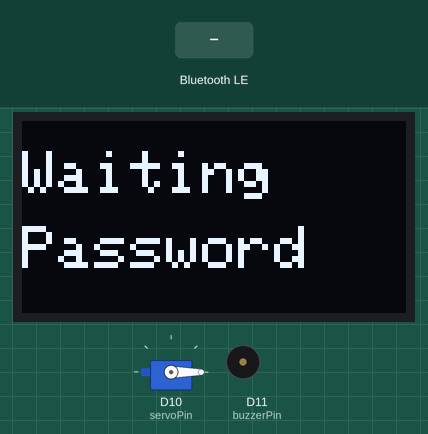
Recording of a sketch running on a simulated Arduino Nano 33 IoT. Parts: 128×64 one-colour display, servo, buzzer (waves = sounding). The test bench sets the inputs (shaded band). Nothing arrives over Bluetooth unless stated; a phone connects over Bluetooth LE 3 s after start; what the sketch prints to the serial monitor is not drawn.

Above: at 2.1 s.
At 5.7 s:
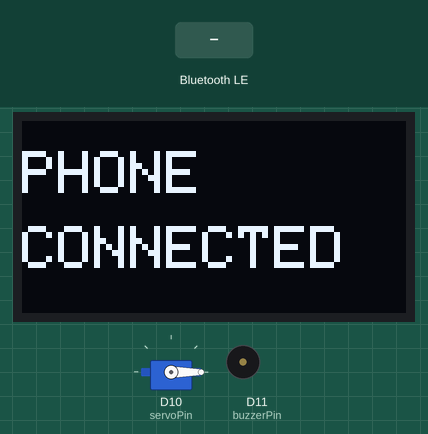
5.8 s: Bluetooth LE write "1" received
At 7.5 s:
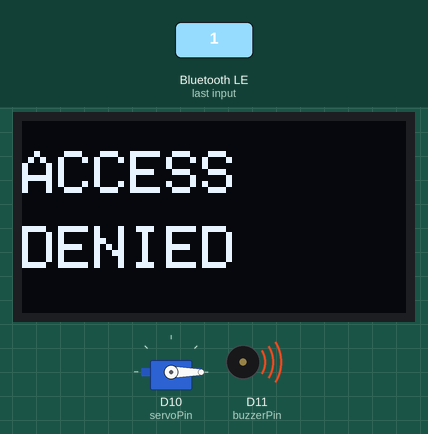
8.8 s: Bluetooth LE write "0" received
At 15.0 s:
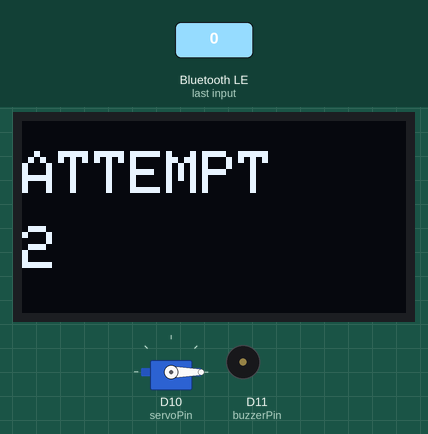
Timing chart, 0 to 16.5 s (numbered marks = the images above; inputs shaded):
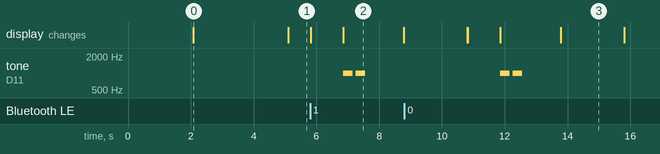

Measured:
- after the input at 5.8 s, tone on D11 (buzzerPin): alternates 1000 Hz for 0.30 s and silent for 0.10 s, 4 changes in all, then stays silent, starting after 1.1 s; the display: first changes at once (image 2 shows a later state)
- after the input at 8.8 s, tone on D11 (buzzerPin): alternates 1000 Hz for 0.30 s and silent for 0.10 s, 4 changes in all, then stays silent, starting after 3.1 s; the display: first differs from a run without the input after 2.0 s (image 3 shows a later state)
- what the display in image 0 shows lasts 3.0 s, from 2.1 s to 5.1 s
- what the display in image 2 shows lasts 1.9 s, from 6.9 s to 8.8 s

The sketch:

doorlock.ino
```cpp
#include <ArduinoBLE.h>
#include <Servo.h>

#include <Wire.h>
#include <Adafruit_GFX.h>
#include <Adafruit_SSD1306.h>

#define SCREEN_WIDTH 128
#define SCREEN_HEIGHT 64

Adafruit_SSD1306 display(
  SCREEN_WIDTH,
  SCREEN_HEIGHT,
  &Wire,
  -1
);

Servo lockServo;

// BLE
BLEService lockService("180A");
BLEStringCharacteristic passwordChar("2A57", BLEWrite, 20);

// Password
String password = "1234";

// Pins
const int servoPin = 10;
const int buzzerPin = 11;

// Security
int wrongAttempts = 0;
bool systemLocked = false;

unsigned long lockStartTime = 0;
const unsigned long lockDuration = 30000; // 30 sec

// --------------------------------
// OLED Message Function
// --------------------------------
void showMessage(String line1, String line2)
{
  display.clearDisplay();

  display.setTextSize(2);
  display.setTextColor(SSD1306_WHITE);

  display.setCursor(0,10);
  display.println(line1);

  display.setCursor(0,35);
  display.println(line2);

  display.display();
}

// --------------------------------
// Setup
// --------------------------------
void setup()
{
  Serial.begin(9600);

  // OLED
  if(!display.begin(SSD1306_SWITCHCAPVCC, 0x3C))
  {
    while(true);
  }

  showMessage("DOOR", "LOCK");
  delay(2000);

  showMessage("Waiting", "Password");

  // Servo
  lockServo.attach(servoPin);
  lockServo.write(0);

  // Buzzer
  pinMode(buzzerPin, OUTPUT);

  // BLE
  if (!BLE.begin())
  {
    showMessage("BLE", "FAILED");
    while (1);
  }

  BLE.setLocalName("DOORLOCK");
  BLE.setAdvertisedService(lockService);

  lockService.addCharacteristic(passwordChar);
  BLE.addService(lockService);

  BLE.advertise();

  Serial.println("Door Lock Ready");
}

// --------------------------------
// Main Loop
// --------------------------------
void loop()
{
  // Lockout Mode
  if(systemLocked)
  {
    unsigned long elapsed = millis() - lockStartTime;

    if(elapsed >= lockDuration)
    {
      systemLocked = false;
      wrongAttempts = 0;

      showMessage("SYSTEM", "READY");

      tone(buzzerPin, 3000, 300);

      delay(2000);

      showMessage("Waiting", "Password");
    }
    else
    {
      int remaining =
        (lockDuration - elapsed) / 1000;

      display.clearDisplay();

      display.setTextSize(2);
      display.setCursor(0,10);
      display.println("WAIT");

      display.setCursor(0,35);
      display.print(remaining);
      display.println(" SEC");

      display.display();
    }

    return;
  }

  BLEDevice central = BLE.central();

  if (central)
  {
    Serial.println("Phone Connected");

    showMessage("PHONE", "CONNECTED");

    while (central.connected())
    {
      if(systemLocked)
        break;

      if (passwordChar.written())
      {
        String entered = passwordChar.value();

        Serial.print("Received: ");
        Serial.println(entered);

        showMessage("PASSWORD", "RECEIVED");

        delay(1000);

        // ------------------------
        // CORRECT PASSWORD
        // ------------------------
        if (entered == password)
        {
          wrongAttempts = 0;

          Serial.println("ACCESS GRANTED");

          showMessage("ACCESS", "GRANTED");

          tone(buzzerPin, 3000, 300);

          delay(1000);

          lockServo.write(90);

          showMessage("DOOR", "OPEN");

          delay(5000);

          lockServo.write(0);

          showMessage("DOOR", "LOCKED");

          delay(2000);

          showMessage("Waiting", "Password");
        }

        // ------------------------
        // WRONG PASSWORD
        // ------------------------
        else
        {
          wrongAttempts++;

          Serial.print("Wrong Attempts: ");
          Serial.println(wrongAttempts);

          showMessage("ACCESS", "DENIED");

          tone(buzzerPin, 1000, 300);
          delay(400);
          tone(buzzerPin, 1000, 300);

          delay(1500);

          if(wrongAttempts >= 3)
          {
            Serial.println("SYSTEM LOCKED");

            showMessage("SYSTEM", "LOCKED");

            for(int i=0;i<5;i++)
            {
              tone(buzzerPin, 2000, 200);
              delay(300);
            }

            systemLocked = true;
            lockStartTime = millis();
          }
          else
          {
            display.clearDisplay();

            display.setTextSize(2);

            display.setCursor(0,10);
            display.println("ATTEMPT");

            display.setCursor(0,35);
            display.print(wrongAttempts);

            display.display();

            delay(2000);

            showMessage("Waiting", "Password");
          }
        }
      }
    }

    Serial.println("Phone Disconnected");

    if(!systemLocked)
    {
      showMessage("PHONE", "OFFLINE");

      delay(1000);

      showMessage("Waiting", "Password");
    }
  }
}
```
